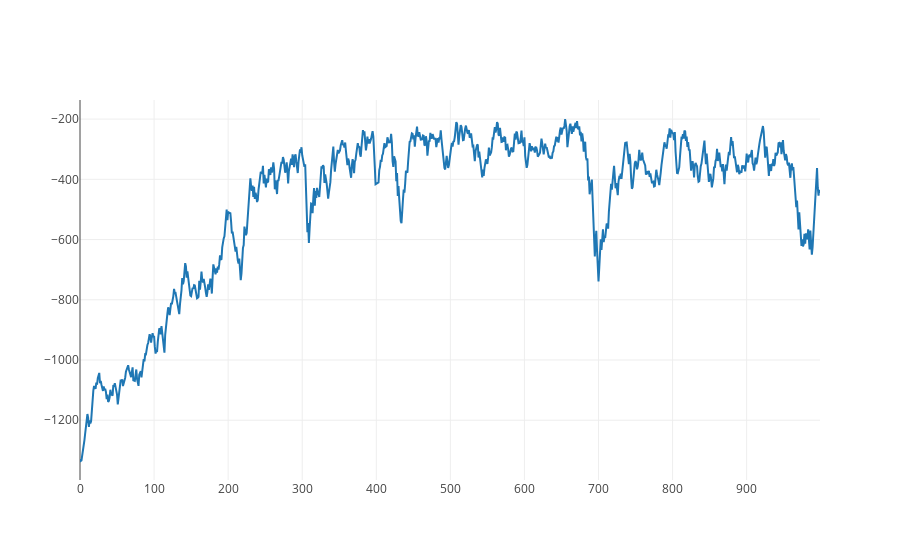

Write notebook code for a chart like this one.
### Markdown cell above
## 4. Plot

Let's see how the rewards has increased across epochs

### Code cell
# Create a trace
trace = go.Scatter(
    x = np.arange(0,len(all_ep_r)),
    y = all_ep_r,
)
data = [trace]
# Plot and embed in ipython notebook!
iplot(data, filename='basic-line')

### Figure 1 — Plotly figure (JSON) as saved in the notebook; plotly's stock layout.template omitted (floating-point values rounded to 4 significant figures; data arrays with more than 128 entries replaced by an {"elided": "..."} marker saying what was removed)
{"data": [{"type": "scatter", "x": {"elided": "1000 int values"}, "y": {"elided": "1000 float values"}}], "layout": {}}
